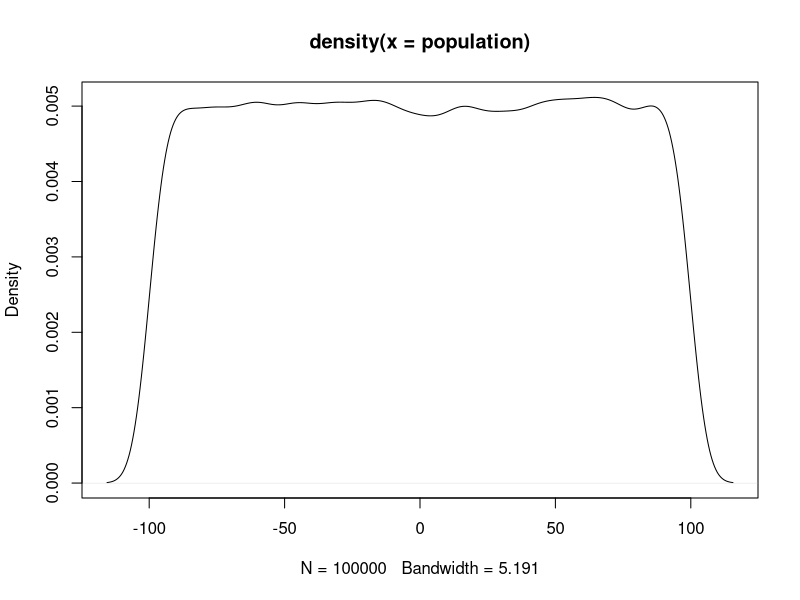
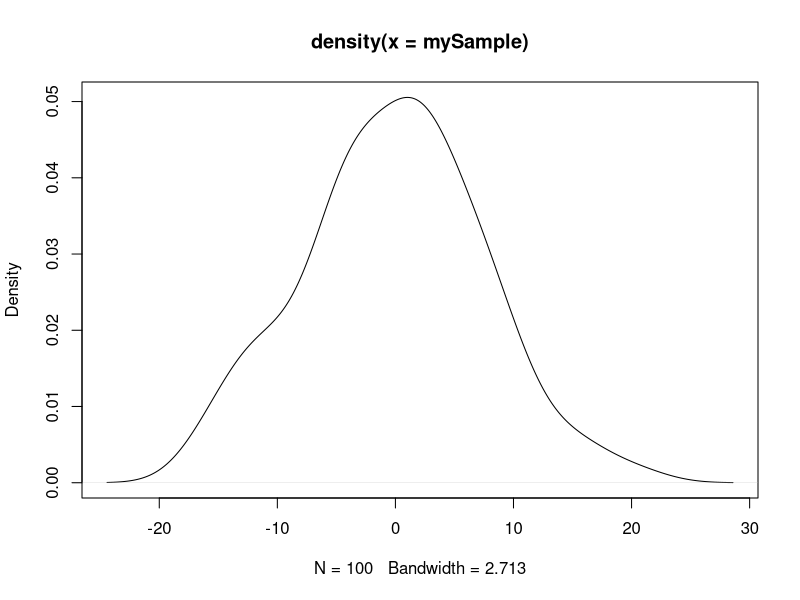

The R script that drew these images, in order:
#Verification of Central Limit Theorem

#The Central Limit Theorem states that if there is a population with mean=mu and standard deviation=sigma and one draws 
#sufficiently large random samples from the population with replacement, then the distribution of the sample means 
#will be approximately normal. Moreover, mu and sigma can be estimated in a manner explained below.

#Create random population data of reasonable size; values are uniformly distributed between min_value and max_value
pop_size <-100000
min_value <- -100
max_value <- 100
set.seed(101)
population <- runif(pop_size, min = min_value, max = max_value)

#Compute actual mean and standard deviation of the population
mu <- mean(population)
sigma <- sd(population)

#Define sampling mechanism - no. of sampling trials and sample size for each trial
trials = 100
sample_size = 50

#Generate sample statistics - draw a random sample and compute its mean; repeat the procedure for the selected no. of trials
mySample <- numeric(trials)
for (i in c(1:trials)) {
  sample <- sample(population, size = sample_size, replace = TRUE)
  mySample[i] <- mean(sample)
}

#Compute estimates for mean and standard deviation from the data generated by the trials
mu_estimate <- mean(mySample) # mean of sample means is a good estimate for population mean
sigma_sample <- sd(mySample)
sigma_estimate <- sigma_sample*sqrt(sample_size) # standard deviation of sample means is biased and needs to be corrected

#Compare the estimated parameters with the actual ones
result <- data.frame("Population_mean" = mu,
                     "Estimated_mean" = mu_estimate,
                     "Population_sd" = sigma,
                     "Estimated_sd" = sigma_estimate)

print(result)

#Plot densities
plot(density(population)) #should look like a uniform distribution between min_value and max_value defined above
plot(density(mySample)) #should look like a normal distribution although the original population was not normally distributed